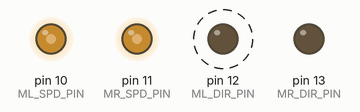
Bench run of a sketch on a simulated Arduino Uno, built with avr-gcc and run on an emulated ATmega328P. Shown: output pins drawn as LEDs (lit = HIGH). Dashed ring = blinking.

Above: at 0.5 s.
Timing chart, 0 to 3.5 s (numbered marks = the images above):
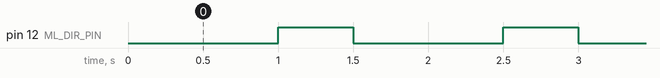

The sketch:

mrk2_circle.ino
```cpp
#define ML_DIR_PIN 12
#define ML_SPD_PIN 10

#define MR_DIR_PIN 13
#define MR_SPD_PIN 11

#define ML_DIR 0
#define MR_DIR 0

void setup() {
  pinMode(ML_DIR_PIN, OUTPUT);
  pinMode(ML_SPD_PIN, OUTPUT);
  pinMode(MR_DIR_PIN, OUTPUT);
  pinMode(MR_SPD_PIN, OUTPUT);

  setSpeed( 128 );
}

void moveForward(){
  digitalWrite( ML_DIR_PIN, ML_DIR );
  digitalWrite( MR_DIR_PIN, MR_DIR );
}

void moveBackward(){
  digitalWrite( ML_DIR_PIN, !ML_DIR );
  digitalWrite( MR_DIR_PIN, !MR_DIR );
}

void rollLeft(){
  digitalWrite( ML_DIR_PIN, !ML_DIR );
  digitalWrite( MR_DIR_PIN, MR_DIR );
}

void rollRight(){
  digitalWrite( ML_DIR_PIN, ML_DIR );
  digitalWrite( MR_DIR_PIN, !MR_DIR );
}

void setSpeed(int speed){
  analogWrite( ML_SPD_PIN, speed );
  analogWrite( MR_SPD_PIN, speed );
}

void loop() {
  moveForward();
  delay(1000);
  rollLeft();
  delay(500);
}
```

Measured:
- by itself, pin 12 (ML_DIR_PIN): alternates HIGH for 0.50 s and LOW for 1.0 s
